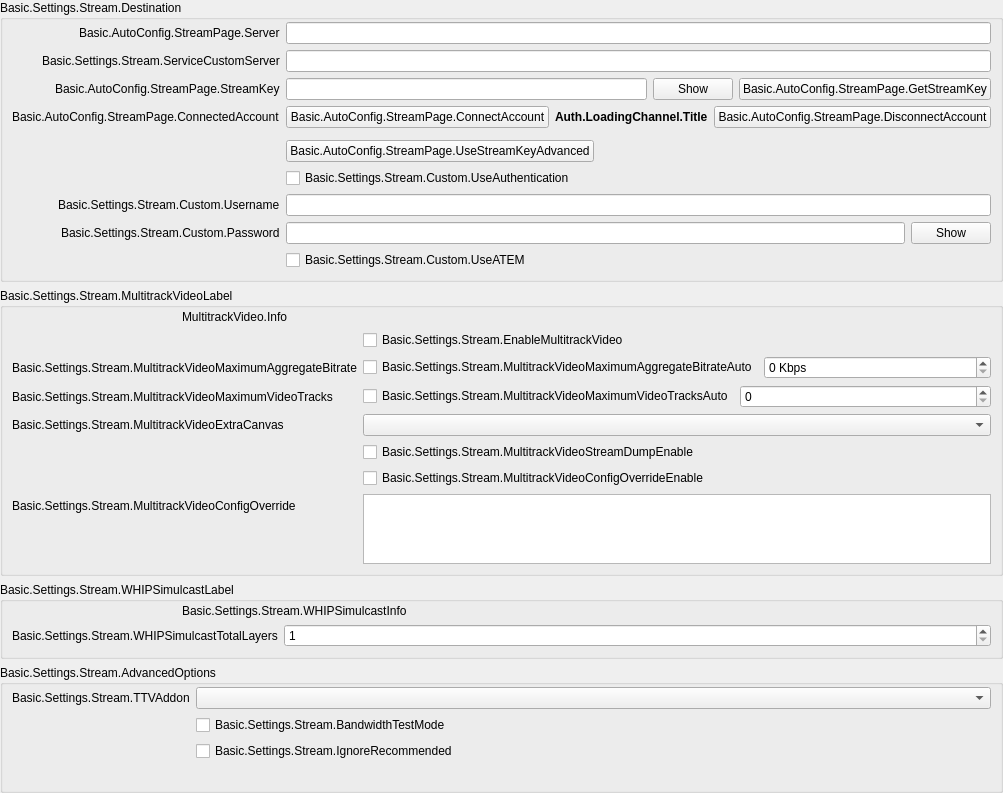
            <widget class="QWidget" name="streamKeyPage">
             <property name="geometry">
              <rect>
               <x>0</x>
               <y>0</y>
               <width>987</width>
               <height>791</height>
              </rect>
             </property>
             <layout class="QVBoxLayout" name="streamkeyPageLayout">
              <property name="leftMargin">
               <number>0</number>
              </property>
              <property name="topMargin">
               <number>0</number>
              </property>
              <property name="rightMargin">
               <number>0</number>
              </property>
              <property name="bottomMargin">
               <number>0</number>
              </property>
              <item>
               <widget class="QGroupBox" name="destinationGroupBox">
                <property name="title">
                 <string>Basic.Settings.Stream.Destination</string>
                </property>
                <layout class="QFormLayout" name="destinationLayout">
                 <property name="fieldGrowthPolicy">
                  <enum>QFormLayout::AllNonFixedFieldsGrow</enum>
                 </property>
                 <property name="labelAlignment">
                  <set>Qt::AlignRight|Qt::AlignTrailing|Qt::AlignVCenter</set>
                 </property>
                 <property name="leftMargin">
                  <number>9</number>
                 </property>
                 <property name="topMargin">
                  <number>2</number>
                 </property>
                 <property name="rightMargin">
                  <number>9</number>
                 </property>
                 <property name="bottomMargin">
                  <number>9</number>
                 </property>
                 <item row="0" column="0">
                  <widget class="QLabel" name="serverLabel">
                   <property name="text">
                    <string>Basic.AutoConfig.StreamPage.Server</string>
                   </property>
                  </widget>
                 </item>
                 <item row="0" column="1">
                  <widget class="QStackedWidget" name="serverStackedWidget">
                   <property name="sizePolicy">
                    <sizepolicy hsizetype="Preferred" vsizetype="Maximum">
                     <horstretch>0</horstretch>
                     <verstretch>0</verstretch>
                    </sizepolicy>
                   </property>
                   <property name="currentIndex">
                    <number>1</number>
                   </property>
                   <widget class="QWidget" name="servicePage">
                    <layout class="QHBoxLayout" name="horizontalLayout_21">
                     <property name="leftMargin">
                      <number>0</number>
                     </property>
                     <property name="topMargin">
                      <number>0</number>
                     </property>
                     <property name="rightMargin">
                      <number>0</number>
                     </property>
                     <property name="bottomMargin">
                      <number>0</number>
                     </property>
                     <item>
                      <widget class="QComboBox" name="server"/>
                     </item>
                    </layout>
                   </widget>
                   <widget class="QWidget" name="customPage">
                    <layout class="QHBoxLayout" name="horizontalLayout_22">
                     <property name="leftMargin">
                      <number>0</number>
                     </property>
                     <property name="topMargin">
                      <number>0</number>
                     </property>
                     <property name="rightMargin">
                      <number>0</number>
                     </property>
                     <property name="bottomMargin">
                      <number>0</number>
                     </property>
                     <item>
                      <widget class="QLineEdit" name="customServer"/>
                     </item>
                    </layout>
                   </widget>
                  </widget>
                 </item>
                 <item row="1" column="0">
                  <widget class="QLabel" name="serviceCustomServerLabel">
                   <property name="text">
                    <string>Basic.Settings.Stream.ServiceCustomServer</string>
                   </property>
                   <property name="buddy">
                    <cstring>serviceCustomServer</cstring>
                   </property>
                  </widget>
                 </item>
                 <item row="1" column="1">
                  <widget class="QLineEdit" name="serviceCustomServer"/>
                 </item>
                 <item row="2" column="0">
                  <widget class="QLabel" name="streamKeyLabel">
                   <property name="text">
                    <string>Basic.AutoConfig.StreamPage.StreamKey</string>
                   </property>
                   <property name="openExternalLinks">
                    <bool>true</bool>
                   </property>
                   <property name="buddy">
                    <cstring>key</cstring>
                   </property>
                  </widget>
                 </item>
                 <item row="2" column="1">
                  <widget class="QFrame" name="streamKeyWidget">
                   <layout class="QHBoxLayout" name="horizontalLayout_11">
                    <property name="leftMargin">
                     <number>0</number>
                    </property>
                    <property name="topMargin">
                     <number>0</number>
                    </property>
                    <property name="rightMargin">
                     <number>0</number>
                    </property>
                    <property name="bottomMargin">
                     <number>0</number>
                    </property>
                    <item>
                     <widget class="QLineEdit" name="key">
                      <property name="inputMask">
                       <string notr="true"/>
                      </property>
                      <property name="text">
                       <string notr="true"/>
                      </property>
                      <property name="echoMode">
                       <enum>QLineEdit::Password</enum>
                      </property>
                     </widget>
                    </item>
                    <item>
                     <widget class="QPushButton" name="show">
                      <property name="text">
                       <string>Show</string>
                      </property>
                     </widget>
                    </item>
                    <item>
                     <widget class="UrlPushButton" name="getStreamKeyButton">
                      <property name="toolTip">
                       <string/>
                      </property>
                      <property name="toolTipDuration">
                       <number>-4</number>
                      </property>
                      <property name="text">
                       <string>Basic.AutoConfig.StreamPage.GetStreamKey</string>
                      </property>
                     </widget>
                    </item>
                   </layout>
                  </widget>
                 </item>
                 <item row="3" column="0">
                  <widget class="QLabel" name="connectedAccountLabel">
                   <property name="text">
                    <string>Basic.AutoConfig.StreamPage.ConnectedAccount</string>
                   </property>
                  </widget>
                 </item>
                 <item row="3" column="1">
                  <layout class="QHBoxLayout" name="horizontalLayout_15">
                   <item>
                    <widget class="QPushButton" name="connectAccount2">
                     <property name="cursor">
                      <cursorShape>PointingHandCursor</cursorShape>
                     </property>
                     <property name="text">
                      <string>Basic.AutoConfig.StreamPage.ConnectAccount</string>
                     </property>
                    </widget>
                   </item>
                   <item>
                    <widget class="QLabel" name="connectedAccountText">
                     <property name="styleSheet">
                      <string notr="true">font-weight: bold</string>
                     </property>
                     <property name="text">
                      <string>Auth.LoadingChannel.Title</string>
                     </property>
                    </widget>
                   </item>
                   <item>
                    <widget class="QPushButton" name="disconnectAccount">
                     <property name="text">
                      <string>Basic.AutoConfig.StreamPage.DisconnectAccount</string>
                     </property>
                    </widget>
                   </item>
                   <item>
                    <spacer name="horizontalSpacer_19">
                     <property name="orientation">
                      <enum>Qt::Horizontal</enum>
                     </property>
                     <property name="sizeHint" stdset="0">
                      <size>
                       <width>40</width>
                       <height>20</height>
                      </size>
                     </property>
                    </spacer>
                   </item>
                  </layout>
                 </item>
                 <item row="4" column="0">
                  <spacer name="horizontalSpacer_18">
                   <property name="orientation">
                    <enum>Qt::Horizontal</enum>
                   </property>
                   <property name="sizeHint" stdset="0">
                    <size>
                     <width>170</width>
                     <height>0</height>
                    </size>
                   </property>
                  </spacer>
                 </item>
                 <item row="5" column="1">
                  <layout class="QHBoxLayout" name="horizontalLayout_28">
                   <item>
                    <widget class="QPushButton" name="useStreamKeyAdv">
                     <property name="text">
                      <string>Basic.AutoConfig.StreamPage.UseStreamKeyAdvanced</string>
                     </property>
                    </widget>
                   </item>
                   <item>
                    <spacer name="horizontalSpacer_28">
                     <property name="orientation">
                      <enum>Qt::Horizontal</enum>
                     </property>
                     <property name="sizeHint" stdset="0">
                      <size>
                       <width>40</width>
                       <height>0</height>
                      </size>
                     </property>
                    </spacer>
                   </item>
                  </layout>
                 </item>
                 <item row="6" column="1">
                  <widget class="QCheckBox" name="useAuth">
                   <property name="text">
                    <string>Basic.Settings.Stream.Custom.UseAuthentication</string>
                   </property>
                  </widget>
                 </item>
                 <item row="7" column="0">
                  <widget class="QLabel" name="authUsernameLabel">
                   <property name="text">
                    <string>Basic.Settings.Stream.Custom.Username</string>
                   </property>
                   <property name="buddy">
                    <cstring>authUsername</cstring>
                   </property>
                  </widget>
                 </item>
                 <item row="7" column="1">
                  <widget class="QLineEdit" name="authUsername"/>
                 </item>
                 <item row="8" column="0">
                  <widget class="QLabel" name="authPwLabel">
                   <property name="text">
                    <string>Basic.Settings.Stream.Custom.Password</string>
                   </property>
                   <property name="buddy">
                    <cstring>authPw</cstring>
                   </property>
                  </widget>
                 </item>
                 <item row="8" column="1">
                  <widget class="QFrame" name="authPwWidget">
                   <layout class="QHBoxLayout" name="horizontalLayout_25">
                    <property name="leftMargin">
                     <number>0</number>
                    </property>
                    <property name="topMargin">
                     <number>0</number>
                    </property>
                    <property name="rightMargin">
                     <number>0</number>
                    </property>
                    <property name="bottomMargin">
                     <number>0</number>
                    </property>
                    <item>
                     <widget class="QLineEdit" name="authPw">
                      <property name="echoMode">
                       <enum>QLineEdit::Password</enum>
                      </property>
                     </widget>
                    </item>
                    <item>
                     <widget class="QPushButton" name="authPwShow">
                      <property name="text">
                       <string>Show</string>
                      </property>
                     </widget>
                    </item>
                   </layout>
                  </widget>
                 </item>
                 <item row="9" column="1">
                  <widget class="QCheckBox" name="useATEM">
                   <property name="text">
                    <string>Basic.Settings.Stream.Custom.UseATEM</string>
                   </property>
                  </widget>
                 </item>
                </layout>
               </widget>
              </item>
              <item>
               <widget class="QGroupBox" name="multitrackVideoGroupBox">
                <property name="title">
                 <string>Basic.Settings.Stream.MultitrackVideoLabel</string>
                </property>
                <layout class="QVBoxLayout" name="verticalLayout_34">
                 <property name="leftMargin">
                  <number>9</number>
                 </property>
                 <property name="topMargin">
                  <number>2</number>
                 </property>
                 <property name="rightMargin">
                  <number>9</number>
                 </property>
                 <property name="bottomMargin">
                  <number>9</number>
                 </property>
                 <item>
                  <layout class="QHBoxLayout" name="horizontalLayout_12">
                   <item>
                    <spacer name="horizontalSpacer_31">
                     <property name="orientation">
                      <enum>Qt::Horizontal</enum>
                     </property>
                     <property name="sizeType">
                      <enum>QSizePolicy::Fixed</enum>
                     </property>
                     <property name="sizeHint" stdset="0">
                      <size>
                       <width>170</width>
                       <height>10</height>
                      </size>
                     </property>
                    </spacer>
                   </item>
                   <item>
                    <widget class="QLabel" name="multitrackVideoInfo">
                     <property name="text">
                      <string>MultitrackVideo.Info</string>
                     </property>
                     <property name="textFormat">
                      <enum>Qt::RichText</enum>
                     </property>
                     <property name="wordWrap">
                      <bool>true</bool>
                     </property>
                     <property name="openExternalLinks">
                      <bool>true</bool>
                     </property>
                    </widget>
                   </item>
                  </layout>
                 </item>
                 <item>
                  <layout class="QFormLayout" name="formLayout_27">
                   <property name="fieldGrowthPolicy">
                    <enum>QFormLayout::AllNonFixedFieldsGrow</enum>
                   </property>
                   <item row="0" column="0">
                    <spacer name="horizontalSpacer_30">
                     <property name="orientation">
                      <enum>Qt::Horizontal</enum>
                     </property>
                     <property name="sizeType">
                      <enum>QSizePolicy::Fixed</enum>
                     </property>
                     <property name="sizeHint" stdset="0">
                      <size>
                       <width>170</width>
                       <height>10</height>
                      </size>
                     </property>
                    </spacer>
                   </item>
                   <item row="0" column="1">
                    <widget class="QCheckBox" name="enableMultitrackVideo">
                     <property name="text">
                      <string>Basic.Settings.Stream.EnableMultitrackVideo</string>
                     </property>
                    </widget>
                   </item>
                   <item row="1" column="0">
                    <widget class="QLabel" name="multitrackVideoMaximumAggregateBitrateLabel">
                     <property name="text">
                      <string>Basic.Settings.Stream.MultitrackVideoMaximumAggregateBitrate</string>
                     </property>
                    </widget>
                   </item>
                   <item row="1" column="1">
                    <layout class="QHBoxLayout" name="horizontalLayout_31" stretch="0,0">
                     <item>
                      <widget class="QCheckBox" name="multitrackVideoMaximumAggregateBitrateAuto">
                       <property name="text">
                        <string>Basic.Settings.Stream.MultitrackVideoMaximumAggregateBitrateAuto</string>
                       </property>
                      </widget>
                     </item>
                     <item>
                      <widget class="QSpinBox" name="multitrackVideoMaximumAggregateBitrate">
                       <property name="sizePolicy">
                        <sizepolicy hsizetype="MinimumExpanding" vsizetype="Fixed">
                         <horstretch>0</horstretch>
                         <verstretch>0</verstretch>
                        </sizepolicy>
                       </property>
                       <property name="suffix">
                        <string notr="true"> Kbps</string>
                       </property>
                       <property name="minimum">
                        <number>0</number>
                       </property>
                       <property name="maximum">
                        <number>1000000</number>
                       </property>
                       <property name="singleStep">
                        <number>50</number>
                       </property>
                       <property name="value">
                        <number>0</number>
                       </property>
                      </widget>
                     </item>
                    </layout>
                   </item>
                   <item row="2" column="0">
                    <widget class="QLabel" name="multitrackVideoMaximumVideoTracksLabel">
                     <property name="text">
                      <string>Basic.Settings.Stream.MultitrackVideoMaximumVideoTracks</string>
                     </property>
                    </widget>
                   </item>
                   <item row="2" column="1">
                    <layout class="QHBoxLayout" name="horizontalLayout_32" stretch="0,0">
                     <item>
                      <widget class="QCheckBox" name="multitrackVideoMaximumVideoTracksAuto">
                       <property name="sizePolicy">
                        <sizepolicy hsizetype="Minimum" vsizetype="Fixed">
                         <horstretch>0</horstretch>
                         <verstretch>0</verstretch>
                        </sizepolicy>
                       </property>
                       <property name="text">
                        <string>Basic.Settings.Stream.MultitrackVideoMaximumVideoTracksAuto</string>
                       </property>
                      </widget>
                     </item>
                     <item>
                      <widget class="QSpinBox" name="multitrackVideoMaximumVideoTracks">
                       <property name="sizePolicy">
                        <sizepolicy hsizetype="MinimumExpanding" vsizetype="Fixed">
                         <horstretch>0</horstretch>
                         <verstretch>0</verstretch>
                        </sizepolicy>
                       </property>
                       <property name="minimum">
                        <number>0</number>
                       </property>
                       <property name="maximum">
                        <number>100</number>
                       </property>
                       <property name="value">
                        <number>0</number>
                       </property>
                      </widget>
                     </item>
                    </layout>
                   </item>
                   <item row="3" column="1">
                    <widget class="QComboBox" name="multitrackVideoAdditionalCanvas">
                     <property name="placeholderText">
                      <string>None</string>
                     </property>
                    </widget>
                   </item>
                   <item row="4" column="0">
                    <spacer name="horizontalSpacer_32">
                     <property name="orientation">
                      <enum>Qt::Horizontal</enum>
                     </property>
                     <property name="sizeType">
                      <enum>QSizePolicy::Fixed</enum>
                     </property>
                     <property name="sizeHint" stdset="0">
                      <size>
                       <width>170</width>
                       <height>10</height>
                      </size>
                     </property>
                    </spacer>
                   </item>
                   <item row="4" column="1">
                    <widget class="QCheckBox" name="multitrackVideoStreamDumpEnable">
                     <property name="text">
                      <string>Basic.Settings.Stream.MultitrackVideoStreamDumpEnable</string>
                     </property>
                    </widget>
                   </item>
                   <item row="5" column="1">
                    <widget class="QCheckBox" name="multitrackVideoConfigOverrideEnable">
                     <property name="text">
                      <string>Basic.Settings.Stream.MultitrackVideoConfigOverrideEnable</string>
                     </property>
                    </widget>
                   </item>
                   <item row="6" column="0">
                    <widget class="QLabel" name="multitrackVideoConfigOverrideLabel">
                     <property name="text">
                      <string>Basic.Settings.Stream.MultitrackVideoConfigOverride</string>
                     </property>
                    </widget>
                   </item>
                   <item row="6" column="1">
                    <widget class="QPlainTextEdit" name="multitrackVideoConfigOverride">
                     <property name="sizePolicy">
                      <sizepolicy hsizetype="Expanding" vsizetype="Expanding">
                       <horstretch>0</horstretch>
                       <verstretch>0</verstretch>
                      </sizepolicy>
                     </property>
                    </widget>
                   </item>
                   <item row="3" column="0">
                    <widget class="QLabel" name="multitrackVideoAdditionalCanvasLabel">
                     <property name="text">
                      <string>Basic.Settings.Stream.MultitrackVideoExtraCanvas</string>
                     </property>
                    </widget>
                   </item>
                  </layout>
                 </item>
                </layout>
               </widget>
              </item>
              <item>
               <widget class="QGroupBox" name="whipSimulcastGroupBox">
                <property name="title">
                 <string>Basic.Settings.Stream.WHIPSimulcastLabel</string>
                </property>
                <layout class="QVBoxLayout" name="verticalLayout_35">
                 <property name="leftMargin">
                  <number>9</number>
                 </property>
                 <property name="topMargin">
                  <number>2</number>
                 </property>
                 <property name="rightMargin">
                  <number>9</number>
                 </property>
                 <property name="bottomMargin">
                  <number>9</number>
                 </property>
                 <item>
                  <layout class="QHBoxLayout" name="horizontalLayout_33">
                   <item>
                    <spacer name="horizontalSpacer_33">
                     <property name="orientation">
                      <enum>Qt::Horizontal</enum>
                     </property>
                     <property name="sizeType">
                      <enum>QSizePolicy::Fixed</enum>
                     </property>
                     <property name="sizeHint" stdset="0">
                      <size>
                       <width>170</width>
                       <height>10</height>
                      </size>
                     </property>
                    </spacer>
                   </item>
                   <item>
                    <widget class="QLabel" name="whipSimulcastInfo">
                     <property name="text">
                      <string>Basic.Settings.Stream.WHIPSimulcastInfo</string>
                     </property>
                     <property name="textFormat">
                      <enum>Qt::RichText</enum>
                     </property>
                     <property name="wordWrap">
                      <bool>true</bool>
                     </property>
                     <property name="openExternalLinks">
                      <bool>true</bool>
                     </property>
                    </widget>
                   </item>
                  </layout>
                 </item>
                 <item>
                  <layout class="QFormLayout" name="formLayout_39">
                   <property name="fieldGrowthPolicy">
                    <enum>QFormLayout::AllNonFixedFieldsGrow</enum>
                   </property>
                   <item row="1" column="0">
                    <widget class="QLabel" name="whipSimulcastTotalLayersLabel">
                     <property name="text">
                      <string>Basic.Settings.Stream.WHIPSimulcastTotalLayers</string>
                     </property>
                     <property name="minimumSize">
                      <size>
                       <width>170</width>
                       <height>0</height>
                      </size>
                     </property>
                    </widget>
                   </item>
                   <item row="1" column="1">
                    <layout class="QHBoxLayout" name="horizontalLayout_35" stretch="0,0">
                     <item>
                      <widget class="QSpinBox" name="whipSimulcastTotalLayers">
                       <property name="minimum">
                        <number>1</number>
                       </property>
                       <property name="maximum">
                        <number>4</number>
                       </property>
                       <property name="value">
                        <number>1</number>
                       </property>
                      </widget>
                     </item>
                    </layout>
                   </item>
                  </layout>
                 </item>
                </layout>
               </widget>
               </item>
              <item>
               <widget class="QGroupBox" name="serviceAdvancedOptionsGroupBox">
                <property name="title">
                 <string>Basic.Settings.Stream.AdvancedOptions</string>
                </property>
                <layout class="QFormLayout" name="serviceAdvancedOptionsLayout">
                 <property name="fieldGrowthPolicy">
                  <enum>QFormLayout::AllNonFixedFieldsGrow</enum>
                 </property>
                 <property name="labelAlignment">
                  <set>Qt::AlignRight|Qt::AlignTrailing|Qt::AlignVCenter</set>
                 </property>
                 <property name="leftMargin">
                  <number>9</number>
                 </property>
                 <property name="topMargin">
                  <number>2</number>
                 </property>
                 <property name="rightMargin">
                  <number>9</number>
                 </property>
                 <property name="bottomMargin">
                  <number>9</number>
                 </property>
                 <item row="0" column="0">
                  <widget class="QLabel" name="twitchAddonLabel">
                   <property name="text">
                    <string>Basic.Settings.Stream.TTVAddon</string>
                   </property>
                   <property name="buddy">
                    <cstring>twitchAddonDropdown</cstring>
                   </property>
                  </widget>
                 </item>
                 <item row="0" column="1">
                  <widget class="QComboBox" name="twitchAddonDropdown"/>
                 </item>
                 <item row="1" column="0">
                  <spacer name="horizontalSpacer_18_1">
                   <property name="orientation">
                    <enum>Qt::Horizontal</enum>
                   </property>
                   <property name="sizeHint" stdset="0">
                    <size>
                     <width>170</width>
                     <height>0</height>
                    </size>
                   </property>
                  </spacer>
                 </item>
                 <item row="1" column="1">
                  <widget class="QCheckBox" name="bandwidthTestEnable">
                   <property name="text">
                    <string>Basic.Settings.Stream.BandwidthTestMode</string>
                   </property>
                  </widget>
                 </item>
                 <item row="2" column="1">
                  <widget class="QCheckBox" name="ignoreRecommended">
                   <property name="text">
                    <string>Basic.Settings.Stream.IgnoreRecommended</string>
                   </property>
                  </widget>
                 </item>
                 <item row="3" column="1">
                  <widget class="QLabel" name="enforceSettingsLabel">
                   <property name="text">
                    <string notr="true"/>
                   </property>
                   <property name="textFormat">
                    <enum>Qt::RichText</enum>
                   </property>
                   <property name="openExternalLinks">
                    <bool>true</bool>
                   </property>
                  </widget>
                 </item>
                </layout>
               </widget>
              </item>
              <item>
               <spacer name="verticalSpacer_12">
                <property name="orientation">
                 <enum>Qt::Vertical</enum>
                </property>
                <property name="sizeHint" stdset="0">
                 <size>
                  <width>20</width>
                  <height>0</height>
                 </size>
                </property>
               </spacer>
              </item>
             </layout>
            </widget>
